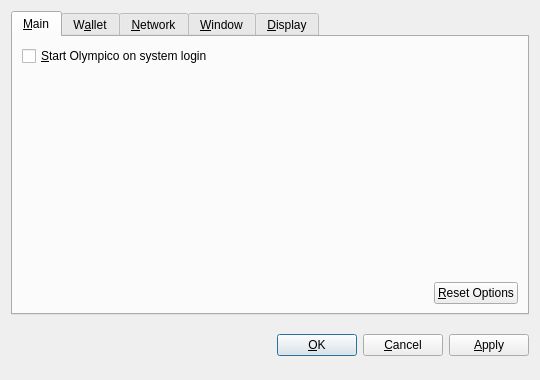
<?xml version="1.0" encoding="UTF-8"?>
<ui version="4.0">
 <class>OptionsDialog</class>
 <widget class="QDialog" name="OptionsDialog">
  <property name="geometry">
   <rect>
    <x>0</x>
    <y>0</y>
    <width>540</width>
    <height>380</height>
   </rect>
  </property>
  <property name="windowTitle">
   <string>Options</string>
  </property>
  <property name="modal">
   <bool>true</bool>
  </property>
  <layout class="QVBoxLayout" name="verticalLayout">
   <item>
    <widget class="QTabWidget" name="tabWidget">
     <property name="tabPosition">
      <enum>QTabWidget::North</enum>
     </property>
     <property name="currentIndex">
      <number>0</number>
     </property>
     <widget class="QWidget" name="tabMain">
      <attribute name="title">
       <string>&amp;Main</string>
      </attribute>
      <layout class="QVBoxLayout" name="verticalLayout_Main">
       <item>
        <widget class="QCheckBox" name="bitcoinAtStartup">
         <property name="toolTip">
          <string>Automatically start Olympico after logging in to the system.</string>
         </property>
         <property name="text">
          <string>&amp;Start Olympico on system login</string>
         </property>
        </widget>
       </item>
       <item>
        <spacer name="verticalSpacer_Main">
         <property name="orientation">
          <enum>Qt::Vertical</enum>
         </property>
         <property name="sizeHint" stdset="0">
          <size>
           <width>20</width>
           <height>40</height>
          </size>
         </property>
        </spacer>
       </item>
       <item>
        <layout class="QHBoxLayout" name="horizontalLayout_2_Main">
         <item>
          <spacer name="horizontalSpacer_2_Main">
           <property name="orientation">
            <enum>Qt::Horizontal</enum>
           </property>
           <property name="sizeHint" stdset="0">
            <size>
             <width>40</width>
             <height>20</height>
            </size>
           </property>
          </spacer>
         </item>
         <item>
          <widget class="QPushButton" name="resetButton">
           <property name="toolTip">
            <string>Reset all client options to default.</string>
           </property>
           <property name="text">
            <string>&amp;Reset Options</string>
           </property>
           <property name="autoDefault">
            <bool>false</bool>
           </property>
          </widget>
         </item>
        </layout>
       </item>
      </layout>
     </widget>
     <widget class="QWidget" name="tabWallet">
      <attribute name="title">
       <string>W&amp;allet</string>
      </attribute>
      <layout class="QVBoxLayout" name="verticalLayout_Network">
       <item>
        <widget class="QLabel" name="transactionFeeInfoLabel">
         <property name="text">
          <string>Optional transaction fee per kB that helps make sure your transactions are processed quickly. Most transactions are 1 kB.</string>
         </property>
         <property name="textFormat">
          <enum>Qt::PlainText</enum>
         </property>
         <property name="wordWrap">
          <bool>true</bool>
         </property>
        </widget>
       </item>
       <item>
        <layout class="QHBoxLayout" name="horizontalLayout_1_Main">
         <item>
          <widget class="QLabel" name="transactionFeeLabel">
           <property name="text">
            <string>Pay transaction &amp;fee</string>
           </property>
           <property name="textFormat">
            <enum>Qt::PlainText</enum>
           </property>
           <property name="buddy">
            <cstring>transactionFee</cstring>
           </property>
          </widget>
         </item>
         <item>
          <widget class="BitcoinAmountField" name="transactionFee"/>
         </item>
         <item>
          <spacer name="horizontalSpacer_1_Main">
           <property name="orientation">
            <enum>Qt::Horizontal</enum>
           </property>
           <property name="sizeHint" stdset="0">
            <size>
             <width>40</width>
             <height>20</height>
            </size>
           </property>
          </spacer>
         </item>
        </layout>
       </item>
       <item>
        <widget class="QLabel" name="label">
         <property name="text">
          <string>If you disable the spending of unconfirmed change, the change from a transaction cannot be used until that transaction has at least one confirmation. This also affects how your balance is computed.</string>
         </property>
         <property name="wordWrap">
          <bool>true</bool>
         </property>
        </widget>
       </item>
       <item>
        <widget class="QCheckBox" name="spendZeroConfChange">
         <property name="text">
          <string>Spend unconfirmed change  (experts only)</string>
         </property>
        </widget>
       </item>
       <item>
        <spacer name="verticalSpacer">
         <property name="orientation">
          <enum>Qt::Vertical</enum>
         </property>
         <property name="sizeHint" stdset="0">
          <size>
           <width>20</width>
           <height>40</height>
          </size>
         </property>
        </spacer>
       </item>
      </layout>
     </widget>
     <widget class="QWidget" name="tabNetwork">
      <attribute name="title">
       <string>&amp;Network</string>
      </attribute>
      <layout class="QVBoxLayout" name="verticalLayout_Network">
       <item>
        <widget class="QCheckBox" name="mapPortUpnp">
         <property name="toolTip">
          <string>Automatically open the Olympico client port on the router. This only works when your router supports UPnP and it is enabled.</string>
         </property>
         <property name="text">
          <string>Map port using &amp;UPnP</string>
         </property>
        </widget>
       </item>
       <item>
        <widget class="QCheckBox" name="connectSocks">
         <property name="toolTip">
          <string>Connect to the Olympico network through a SOCKS proxy (e.g. when connecting through Tor).</string>
         </property>
         <property name="text">
          <string>&amp;Connect through SOCKS proxy:</string>
         </property>
        </widget>
       </item>
       <item>
        <layout class="QHBoxLayout" name="horizontalLayout_Network">
         <item>
          <widget class="QLabel" name="proxyIpLabel">
           <property name="text">
            <string>Proxy &amp;IP:</string>
           </property>
           <property name="textFormat">
            <enum>Qt::PlainText</enum>
           </property>
           <property name="buddy">
            <cstring>proxyIp</cstring>
           </property>
          </widget>
         </item>
         <item>
          <widget class="QValidatedLineEdit" name="proxyIp">
           <property name="maximumSize">
            <size>
             <width>140</width>
             <height>16777215</height>
            </size>
           </property>
           <property name="toolTip">
            <string>IP address of the proxy (e.g. 127.0.0.1)</string>
           </property>
          </widget>
         </item>
         <item>
          <widget class="QLabel" name="proxyPortLabel">
           <property name="text">
            <string>&amp;Port:</string>
           </property>
           <property name="textFormat">
            <enum>Qt::PlainText</enum>
           </property>
           <property name="buddy">
            <cstring>proxyPort</cstring>
           </property>
          </widget>
         </item>
         <item>
          <widget class="QLineEdit" name="proxyPort">
           <property name="maximumSize">
            <size>
             <width>55</width>
             <height>16777215</height>
            </size>
           </property>
           <property name="toolTip">
            <string>Port of the proxy (e.g. 9050)</string>
           </property>
          </widget>
         </item>
         <item>
          <widget class="QLabel" name="socksVersionLabel">
           <property name="text">
            <string>SOCKS &amp;Version:</string>
           </property>
           <property name="textFormat">
            <enum>Qt::PlainText</enum>
           </property>
           <property name="buddy">
            <cstring>socksVersion</cstring>
           </property>
          </widget>
         </item>
         <item>
          <widget class="QValueComboBox" name="socksVersion">
           <property name="toolTip">
            <string>SOCKS version of the proxy (e.g. 5)</string>
           </property>
          </widget>
         </item>
         <item>
          <spacer name="horizontalSpacer_Network">
           <property name="orientation">
            <enum>Qt::Horizontal</enum>
           </property>
           <property name="sizeHint" stdset="0">
            <size>
             <width>40</width>
             <height>20</height>
            </size>
           </property>
          </spacer>
         </item>
        </layout>
       </item>
       <item>
        <spacer name="verticalSpacer_Network">
         <property name="orientation">
          <enum>Qt::Vertical</enum>
         </property>
         <property name="sizeHint" stdset="0">
          <size>
           <width>20</width>
           <height>40</height>
          </size>
         </property>
        </spacer>
       </item>
      </layout>
     </widget>
     <widget class="QWidget" name="tabWindow">
      <attribute name="title">
       <string>&amp;Window</string>
      </attribute>
      <layout class="QVBoxLayout" name="verticalLayout_Window">
       <item>
        <widget class="QCheckBox" name="minimizeToTray">
         <property name="toolTip">
          <string>Show only a tray icon after minimizing the window.</string>
         </property>
         <property name="text">
          <string>&amp;Minimize to the tray instead of the taskbar</string>
         </property>
        </widget>
       </item>
       <item>
        <widget class="QCheckBox" name="minimizeOnClose">
         <property name="toolTip">
          <string>Minimize instead of exit the application when the window is closed. When this option is enabled, the application will be closed only after selecting Quit in the menu.</string>
         </property>
         <property name="text">
          <string>M&amp;inimize on close</string>
         </property>
        </widget>
       </item>
       <item>
        <spacer name="verticalSpacer_Window">
         <property name="orientation">
          <enum>Qt::Vertical</enum>
         </property>
         <property name="sizeHint" stdset="0">
          <size>
           <width>20</width>
           <height>40</height>
          </size>
         </property>
        </spacer>
       </item>
      </layout>
     </widget>
     <widget class="QWidget" name="tabDisplay">
      <attribute name="title">
       <string>&amp;Display</string>
      </attribute>
      <layout class="QVBoxLayout" name="verticalLayout_Display">
       <item>
        <layout class="QHBoxLayout" name="horizontalLayout_1_Display">
         <item>
          <widget class="QLabel" name="langLabel">
           <property name="text">
            <string>User Interface &amp;language:</string>
           </property>
           <property name="textFormat">
            <enum>Qt::PlainText</enum>
           </property>
           <property name="buddy">
            <cstring>lang</cstring>
           </property>
          </widget>
         </item>
         <item>
          <widget class="QValueComboBox" name="lang">
           <property name="toolTip">
            <string>The user interface language can be set here. This setting will take effect after restarting Olympico.</string>
           </property>
          </widget>
         </item>
        </layout>
       </item>
       <item>
        <layout class="QHBoxLayout" name="horizontalLayout_2_Display">
         <item>
          <widget class="QLabel" name="unitLabel">
           <property name="text">
            <string>&amp;Unit to show amounts in:</string>
           </property>
           <property name="textFormat">
            <enum>Qt::PlainText</enum>
           </property>
           <property name="buddy">
            <cstring>unit</cstring>
           </property>
          </widget>
         </item>
         <item>
          <widget class="QValueComboBox" name="unit">
           <property name="toolTip">
            <string>Choose the default subdivision unit to show in the interface and when sending coins.</string>
           </property>
          </widget>
         </item>
        </layout>
       </item>
       <item>
        <widget class="QCheckBox" name="displayAddresses">
         <property name="toolTip">
          <string>Whether to show Olympico addresses in the transaction list or not.</string>
         </property>
         <property name="text">
          <string>&amp;Display addresses in transaction list</string>
         </property>
        </widget>
       </item>
       <item>
        <widget class="QCheckBox" name="coinControlFeatures">
         <property name="toolTip">
          <string>Whether to show coin control features or not.</string>
         </property>
         <property name="text">
          <string>Display coin &amp;control features (experts only!)</string>
         </property>
        </widget>
       </item>
       <item>
        <spacer name="verticalSpacer_Display">
         <property name="orientation">
          <enum>Qt::Vertical</enum>
         </property>
         <property name="sizeHint" stdset="0">
          <size>
           <width>20</width>
           <height>40</height>
          </size>
         </property>
        </spacer>
       </item>
      </layout>
     </widget>
    </widget>
   </item>
   <item>
    <layout class="QHBoxLayout" name="horizontalLayout_Buttons">
     <item>
      <spacer name="horizontalSpacer_1">
       <property name="orientation">
        <enum>Qt::Horizontal</enum>
       </property>
       <property name="sizeHint" stdset="0">
        <size>
         <width>40</width>
         <height>48</height>
        </size>
       </property>
      </spacer>
     </item>
     <item>
      <widget class="QLabel" name="statusLabel">
       <property name="font">
        <font>
         <weight>75</weight>
         <bold>true</bold>
        </font>
       </property>
       <property name="text">
        <string/>
       </property>
       <property name="textFormat">
        <enum>Qt::PlainText</enum>
       </property>
       <property name="wordWrap">
        <bool>true</bool>
       </property>
      </widget>
     </item>
     <item>
      <spacer name="horizontalSpacer_2">
       <property name="orientation">
        <enum>Qt::Horizontal</enum>
       </property>
       <property name="sizeHint" stdset="0">
        <size>
         <width>40</width>
         <height>48</height>
        </size>
       </property>
      </spacer>
     </item>
     <item>
      <widget class="QPushButton" name="okButton">
       <property name="text">
        <string>&amp;OK</string>
       </property>
      </widget>
     </item>
     <item>
      <widget class="QPushButton" name="cancelButton">
       <property name="text">
        <string>&amp;Cancel</string>
       </property>
       <property name="autoDefault">
        <bool>false</bool>
       </property>
      </widget>
     </item>
     <item>
      <widget class="QPushButton" name="applyButton">
       <property name="text">
        <string>&amp;Apply</string>
       </property>
       <property name="autoDefault">
        <bool>false</bool>
       </property>
      </widget>
     </item>
    </layout>
   </item>
  </layout>
 </widget>
 <customwidgets>
  <customwidget>
   <class>BitcoinAmountField</class>
   <extends>QSpinBox</extends>
   <header>bitcoinamountfield.h</header>
  </customwidget>
  <customwidget>
   <class>QValueComboBox</class>
   <extends>QComboBox</extends>
   <header>qvaluecombobox.h</header>
  </customwidget>
  <customwidget>
   <class>QValidatedLineEdit</class>
   <extends>QLineEdit</extends>
   <header>qvalidatedlineedit.h</header>
  </customwidget>
 </customwidgets>
 <resources/>
 <connections/>
</ui>
